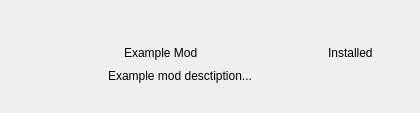
<?xml version="1.0" encoding="UTF-8"?>
<ui version="4.0">
 <class>melement</class>
 <widget class="QWidget" name="melement">
  <property name="geometry">
   <rect>
    <x>0</x>
    <y>0</y>
    <width>420</width>
    <height>113</height>
   </rect>
  </property>
  <property name="windowTitle">
   <string>Form</string>
  </property>
  <layout class="QVBoxLayout" name="verticalLayout">
   <item alignment="Qt::AlignTop">
    <widget class="QWidget" name="elementWidget" native="true">
     <property name="minimumSize">
      <size>
       <width>0</width>
       <height>72</height>
      </size>
     </property>
     <property name="maximumSize">
      <size>
       <width>16777215</width>
       <height>16777215</height>
      </size>
     </property>
     <property name="baseSize">
      <size>
       <width>0</width>
       <height>0</height>
      </size>
     </property>
     <layout class="QVBoxLayout" name="verticalLayout_9">
      <item>
       <widget class="QWidget" name="horizontalWidget" native="true">
        <layout class="QHBoxLayout" name="horizontalLayout_2">
         <property name="bottomMargin">
          <number>0</number>
         </property>
         <item>
          <widget class="QLabel" name="label_3">
           <property name="minimumSize">
            <size>
             <width>64</width>
             <height>0</height>
            </size>
           </property>
           <property name="maximumSize">
            <size>
             <width>64</width>
             <height>64</height>
            </size>
           </property>
           <property name="text">
            <string/>
           </property>
           <property name="textFormat">
            <enum>Qt::PlainText</enum>
           </property>
           <property name="pixmap">
            <pixmap resource="../res.qrc">:/assets/icon.svg</pixmap>
           </property>
           <property name="scaledContents">
            <bool>true</bool>
           </property>
          </widget>
         </item>
         <item>
          <widget class="QWidget" name="verticalWidget" native="true">
           <layout class="QVBoxLayout" name="verticalLayout_11">
            <property name="spacing">
             <number>0</number>
            </property>
            <item alignment="Qt::AlignTop">
             <widget class="QWidget" name="horizontalWidget_2" native="true">
              <layout class="QHBoxLayout" name="horizontalLayout_4">
               <property name="leftMargin">
                <number>16</number>
               </property>
               <property name="topMargin">
                <number>8</number>
               </property>
               <item>
                <widget class="QLabel" name="modnameLabel">
                 <property name="text">
                  <string>Example Mod</string>
                 </property>
                </widget>
               </item>
               <item alignment="Qt::AlignRight">
                <widget class="QLabel" name="versionLabel">
                 <property name="text">
                  <string>Installed</string>
                 </property>
                </widget>
               </item>
              </layout>
             </widget>
            </item>
            <item alignment="Qt::AlignTop">
             <widget class="QLabel" name="descLabel">
              <property name="text">
               <string>Example mod desctiption...</string>
              </property>
             </widget>
            </item>
           </layout>
          </widget>
         </item>
        </layout>
       </widget>
      </item>
     </layout>
    </widget>
   </item>
  </layout>
 </widget>
 <resources>
  <include location="../res.qrc"/>
  <include location="../../../../res.qrc"/>
 </resources>
 <connections/>
</ui>
